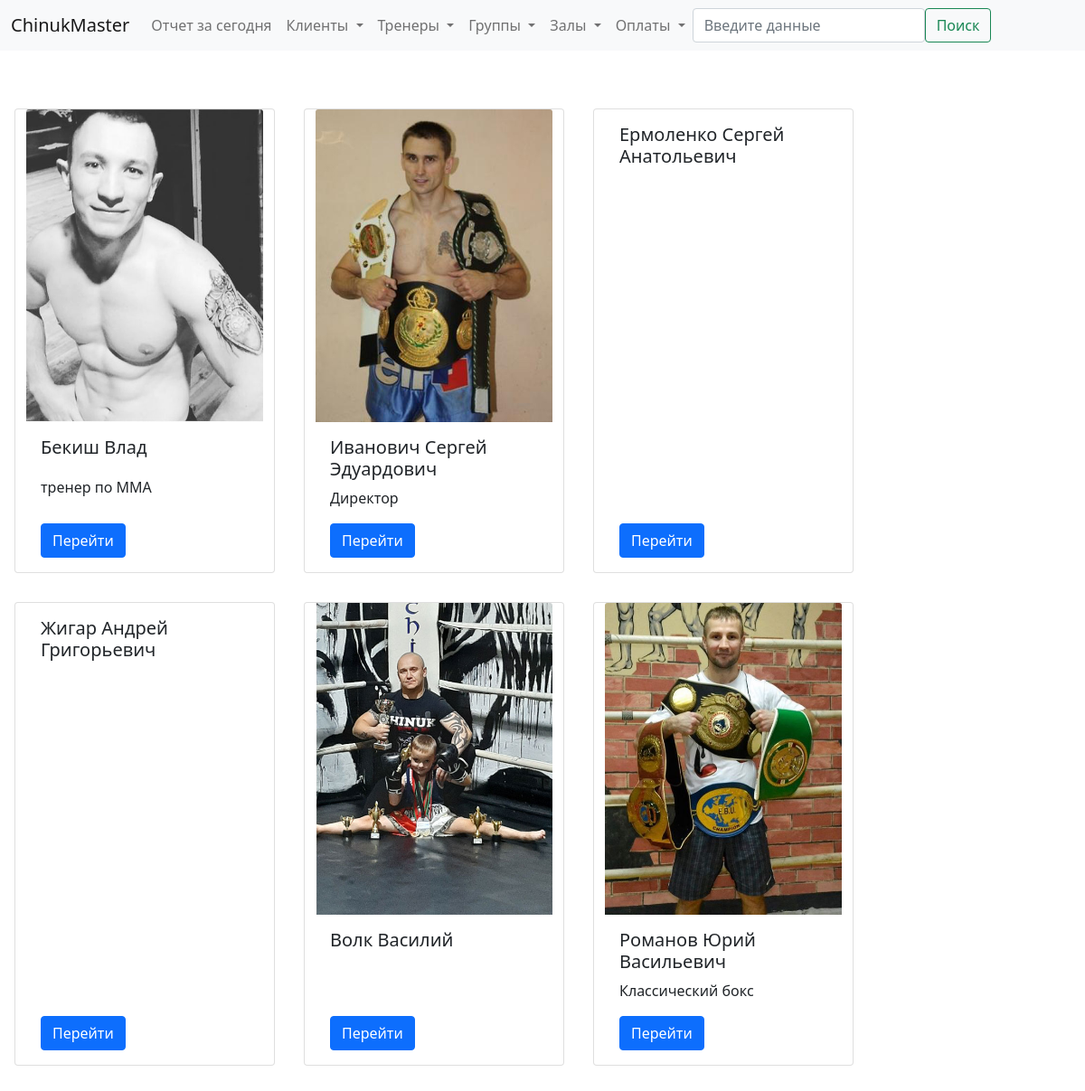
The app's page /show/trener, older data.
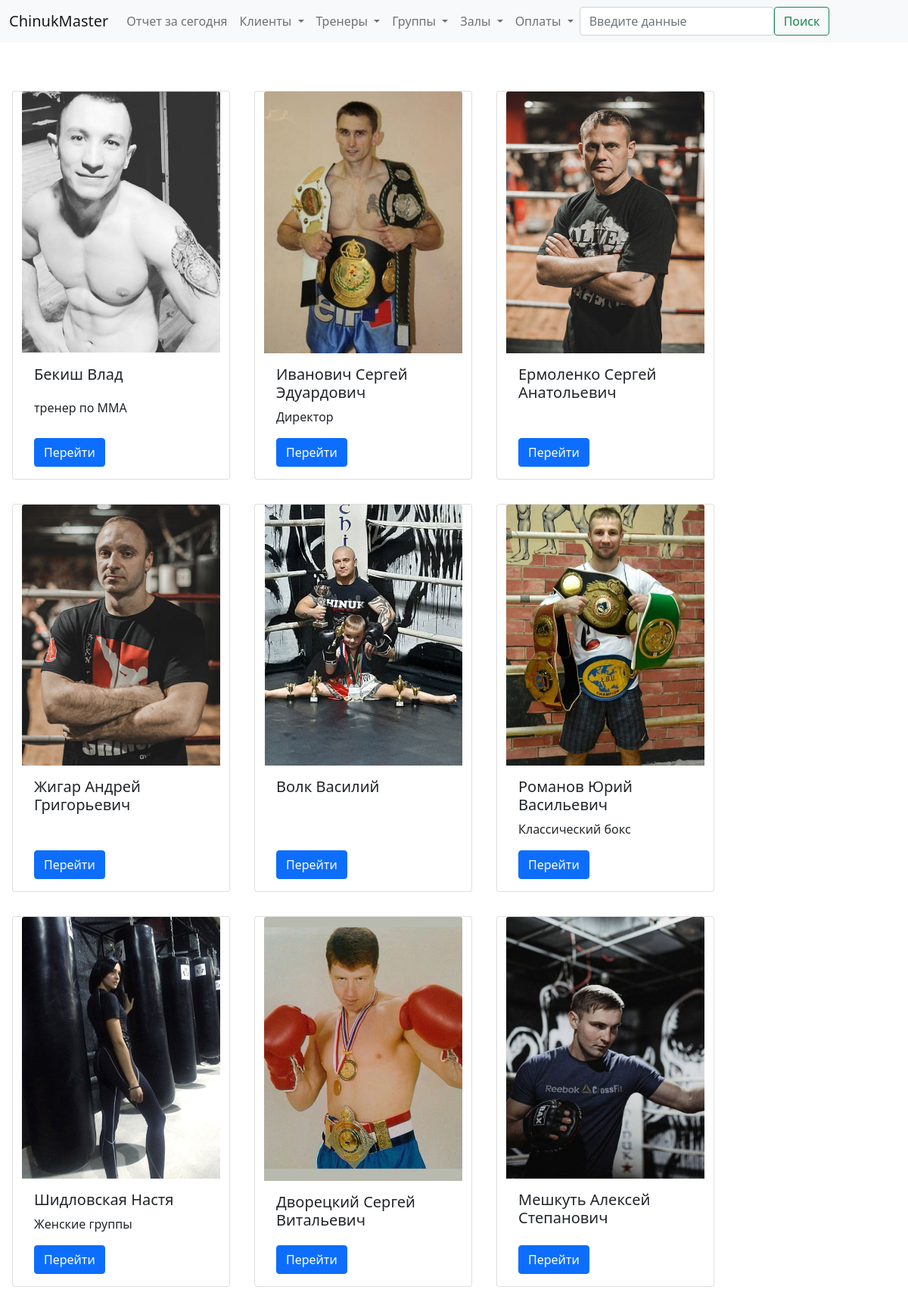
The same page, newer data.
### billing/models.py (models this page shows, shortened)
class Trener(models.Model):
    name = models.CharField(max_length=50, verbose_name = 'Имя')
    tel_number = models.CharField(max_length=20, verbose_name = 'Номер телефона', null=True, blank=True)
    info = models.TextField(blank=True, null=False, verbose_name = 'Дополнительная информация')
    photo = models.ImageField(verbose_name='Фото', upload_to='billing/media/treners', height_field=None, width_field=None, null=True, blank=True)
    class Meta:
        verbose_name = 'Тренер'
        verbose_name_plural = 'Тренеры'

### billing/views.py (the view)
# urls.py: path('show/<slug:obj>', views.show_objects, name='show_objects'),
def show_objects(request, obj):
    inst = obj_values[obj].objects.all()
    paginator = Paginator(inst, 20)
    page_number = request.GET.get('page')
    page_obj = paginator.get_page(page_number)
    show_obj_link = f'{obj}s' if obj != 'address' else f'{obj}es'
    return render(request, f'billing/show/{show_obj_link}.html', {
        f'{show_obj_link}' : inst,
        'page_obj' : page_obj,
    })

### ChinukMaster/templates/billing/show/treners.html (shortened to what this page needs)
{% extends 'billing/base.html' %}
{% block content %}
    <div class="row row-cols-3">
        {% for trener in treners %}
            <div class="col card m-3" style="width: 18rem;">
                {% if trener.photo %}
                    <img src="{{trener.photo.url}}" class="card-img-top" alt="...">
                {% endif %}
                <div class="card-body d-flex flex-column justify-content-between align-items-start">
                    <h5 class="card-title">{{trener.name}}</h5>
                    {% if trener.info %}
                        <p class="card-text">{{trener.info}}</p>
                    {% endif %}
                    <a href="{% url 'detail_object' obj='trener' id=trener.id %}" class="btn btn-primary">Перейти</a>
                </div>
            </div>
        {% endfor %}
    </div>
{% endblock %}

### ChinukMaster/templates/billing/base.html (shortened to what this page needs)
{% load static %} {% load filters %}
<!DOCTYPE html>
<html lang="en">
<head>
    <link rel="stylesheet" href="https://stackpath.bootstrapcdn.com/bootstrap/5.0.0-alpha1/css/bootstrap.min.css">
    <link rel="stylesheet" href="{% static 'billing.css' %}">
</head>
<body>
    <nav class="navbar navbar-expand-lg navbar-light bg-light">
        <div class="container-xxl">
          <a class="navbar-brand" href="{% url 'index' %}">ChinukMaster</a>
          <div class="collapse navbar-collapse" id="navbarSupportedContent">
            <ul class="navbar-nav mr-auto mb-2 mb-lg-0">
              <li class="nav-item">
                <a class="nav-link" href="{% url 'get_report' %}">Отчет за сегодня</a>
              </li>
              <li class="nav-item dropdown">
                <a class="nav-link dropdown-toggle" href="#" id="navbarDropdown" role="button" data-toggle="dropdown" aria-expanded="false">
                  Клиенты
                </a>
              </li>
              <li class="nav-item dropdown">
                <a class="nav-link dropdown-toggle" href="#" id="navbarDropdown" role="button" data-toggle="dropdown" aria-expanded="false">
                  Тренеры
                </a>
              </li>
              <li class="nav-item dropdown">
                <a class="nav-link dropdown-toggle" href="#" id="navbarDropdown" role="button" data-toggle="dropdown" aria-expanded="false">
                  Группы
                </a>
              </li>
              <li class="nav-item dropdown">
                <a class="nav-link dropdown-toggle" href="#" id="navbarDropdown" role="button" data-toggle="dropdown" aria-expanded="false">
                  Залы
                </a>
              </li>
              <li class="nav-item dropdown">
                <a class="nav-link dropdown-toggle" href="#" id="navbarDropdown" role="button" data-toggle="dropdown" aria-expanded="false">
                  Оплаты
                </a>
              </li>
            </ul>
            <form class="d-flex" method="POST" action="{% url 'search_result' %}">
              <input class="form-control mr-2" type="search" placeholder="Введите данные" aria-label="Search" name="search_request">
              <button class="btn btn-outline-success" type="submit">Поиск</button>
            </form>
          </div>
        </div>
    </nav>
    <main class="mt-5 mb-5">
        <div class="container-xxl">
            <div class="row">
                <div class="col-xxl">
                    {% block content %}
                    {% endblock %}
                </div>
            </div>
        </div>
    </main>
</body>
</html>

Row changes from the older to the newer data that the page shows:
changed Trener "Ермоленко Сергей Анатольевич": photo: picture added
changed Trener "Жигар Андрей Григорьевич": photo: picture added
added Trener: photo (picture), name "Шидловская Настя", info "Женские группы"
added Trener: photo (picture), name "Дворецкий Сергей Витальевич"
added Trener: photo (picture), name "Мешкуть Алексей Степанович"
